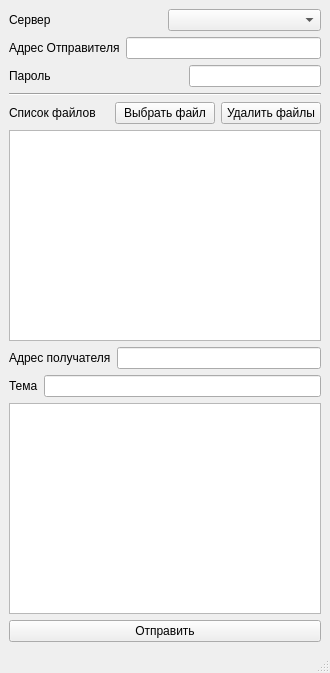
<?xml version="1.0" encoding="UTF-8"?>
<ui version="4.0">
 <class>MainWindow</class>
 <widget class="QMainWindow" name="MainWindow">
  <property name="geometry">
   <rect>
    <x>0</x>
    <y>0</y>
    <width>330</width>
    <height>673</height>
   </rect>
  </property>
  <property name="windowTitle">
   <string>MainWindow</string>
  </property>
  <widget class="QWidget" name="centralwidget">
   <layout class="QVBoxLayout" name="verticalLayout_3">
    <item>
     <layout class="QHBoxLayout" name="horizontalLayout_2">
      <item>
       <widget class="QLabel" name="label_3">
        <property name="text">
         <string>Сервер</string>
        </property>
       </widget>
      </item>
      <item>
       <widget class="QComboBox" name="ServerComboBox"/>
      </item>
     </layout>
    </item>
    <item>
     <layout class="QHBoxLayout" name="horizontalLayout_4">
      <item>
       <widget class="QLabel" name="label_4">
        <property name="text">
         <string>Адрес Отправителя</string>
        </property>
       </widget>
      </item>
      <item>
       <widget class="QLineEdit" name="SenderLineEdit"/>
      </item>
     </layout>
    </item>
    <item>
     <layout class="QHBoxLayout" name="horizontalLayout_5">
      <item>
       <widget class="QLabel" name="label_5">
        <property name="text">
         <string>Пароль</string>
        </property>
       </widget>
      </item>
      <item>
       <spacer name="horizontalSpacer">
        <property name="orientation">
         <enum>Qt::Horizontal</enum>
        </property>
        <property name="sizeHint" stdset="0">
         <size>
          <width>98</width>
          <height>20</height>
         </size>
        </property>
       </spacer>
      </item>
      <item>
       <widget class="QLineEdit" name="PasswordLineEdit"/>
      </item>
     </layout>
    </item>
    <item>
     <widget class="Line" name="line">
      <property name="orientation">
       <enum>Qt::Horizontal</enum>
      </property>
     </widget>
    </item>
    <item>
     <layout class="QVBoxLayout" name="verticalLayout_2">
      <item>
       <layout class="QHBoxLayout" name="horizontalLayout_6">
        <item>
         <widget class="QLabel" name="label_6">
          <property name="text">
           <string>Список файлов</string>
          </property>
         </widget>
        </item>
        <item>
         <widget class="QPushButton" name="AddFilePushButton">
          <property name="text">
           <string>Выбрать файл</string>
          </property>
         </widget>
        </item>
        <item>
         <widget class="QPushButton" name="DeleteFilePushButton_2">
          <property name="text">
           <string>Удалить файлы</string>
          </property>
         </widget>
        </item>
       </layout>
      </item>
      <item>
       <widget class="QListWidget" name="FilesListWidget"/>
      </item>
     </layout>
    </item>
    <item>
     <layout class="QHBoxLayout" name="horizontalLayout">
      <item>
       <widget class="QLabel" name="label">
        <property name="text">
         <string>Адрес получателя</string>
        </property>
       </widget>
      </item>
      <item>
       <widget class="QLineEdit" name="AddressLineEdit"/>
      </item>
     </layout>
    </item>
    <item>
     <layout class="QHBoxLayout" name="horizontalLayout_3">
      <item>
       <widget class="QLabel" name="label_2">
        <property name="text">
         <string>Тема</string>
        </property>
       </widget>
      </item>
      <item>
       <widget class="QLineEdit" name="SubjectLineEdit"/>
      </item>
     </layout>
    </item>
    <item>
     <layout class="QVBoxLayout" name="verticalLayout">
      <item>
       <widget class="QTextEdit" name="MessageEdit"/>
      </item>
      <item>
       <widget class="QPushButton" name="SendPushButton">
        <property name="text">
         <string>Отправить</string>
        </property>
       </widget>
      </item>
     </layout>
    </item>
   </layout>
  </widget>
  <widget class="QMenuBar" name="menubar">
   <property name="geometry">
    <rect>
     <x>0</x>
     <y>0</y>
     <width>330</width>
     <height>21</height>
    </rect>
   </property>
  </widget>
  <widget class="QStatusBar" name="statusbar"/>
 </widget>
 <resources/>
 <connections/>
</ui>
